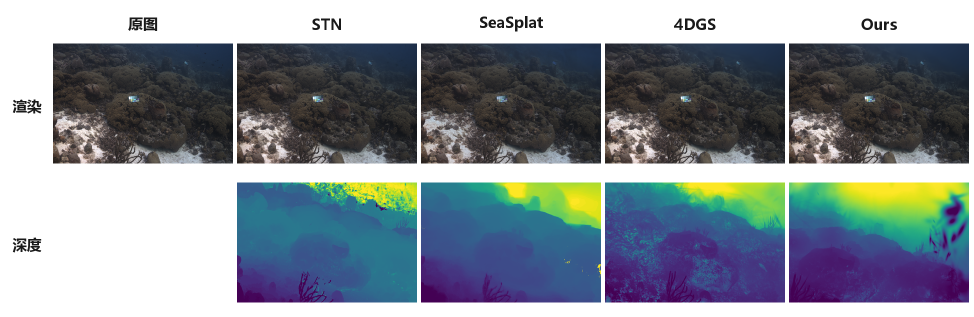
#> input picture figures/static_multimethod/curacao_static_models_depth.png, 1948 x 634 px (shown at 1/2 size)
$ python slice_static_multimethod_cells.py
#> lines starting #> are read from the running program, lines starting #| are printed output that depends on the picture
"""One-shot slicer: extract per-cell sub-images from the composed
static_multimethod PNGs so they can be referenced individually in the
chapter4.tex tabular layout (dewater-style).

Geometry matches compose_static_multimethod.py and
compose_static_japanese_dewater.py:
    PAD=10, LEFT_LABEL_W=96, HEADER_H=62, CELL=(360, 270), GAP=8.
"""

from pathlib import Path

from PIL import Image

ROOT = Path(__file__).resolve().parent / "static_multimethod"
OUT_ROOT = ROOT / "cells"
OUT_ROOT.mkdir(parents=True, exist_ok=True)

PAD = 10
LEFT_LABEL_W = 96
HEADER_H = 62
CELL_W, CELL_H = 360, 270
GAP = 8


def col_x(i: int) -> int:
    return PAD + LEFT_LABEL_W + i * (CELL_W + GAP)


Y_RENDER = PAD + HEADER_H
Y_DEPTH = Y_RENDER + CELL_H + GAP


SCENES_5COL = [
    ("curacao", "curacao_static_models_depth.png"),
    ("iui3_redsea", "iui3_redsea_static_models_depth.png"),
    ("japanese_gardens", "japanese_gardens_static_models_depth.png"),
    ("panama", "panama_static_models_depth.png"),
]
METHODS_5 = ["orig", "stn", "seasplat", "fdgs", "ours"]

DEWATER_SRC = "japanese_dewater_render_compare.png"
METHODS_4 = ["orig", "stn", "seasplat", "ours"]


def crop_cell(im: Image.Image, col: int, y: int) -> Image.Image:
    x = col_x(col)
    return im.crop((x, y, x + CELL_W, y + CELL_H))


def slice_5col(scene_key: str, src_name: str) -> None:
#> called with scene_key = 'curacao', src_name = 'curacao_static_models_depth.png'
    src = ROOT / src_name
    if not src.exists():
        raise FileNotFoundError(src)
    im = Image.open(src).convert("RGB")
#> im is the input picture: PIL image 1948x634 RGB; mean R, G, B 134.8, 143.3, 149.7
    out_dir = OUT_ROOT / scene_key
    out_dir.mkdir(parents=True, exist_ok=True)
    for i, m in enumerate(METHODS_5):
        crop_cell(im, i, Y_RENDER).save(out_dir / f"render_{m}.png")
        crop_cell(im, i, Y_DEPTH).save(out_dir / f"depth_{m}.png")
#> this loop made 5 passes
#> pass 1, in slice_5col, `crop_cell(im, i, Y_RENDER).save(out_dir / f"render_{m}.png")`:
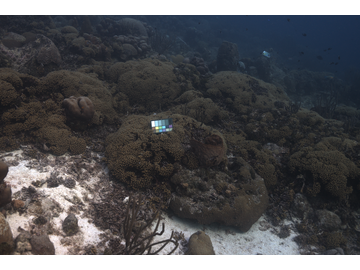
#> saved as render_orig.png: PIL image 360x270 RGB; mean R, G, B 83, 83, 85.8
#> pass 2, in slice_5col, `crop_cell(im, i, Y_DEPTH).save(out_dir / f"depth_{m}.png")`:
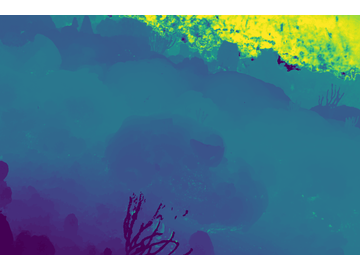
#> saved as depth_stn.png: PIL image 360x270 RGB; mean R, G, B 82, 124.2, 144.5
    print(f"[ok] {scene_key}: 10 cells -> {out_dir}")


def slice_dewater() -> None:
    src = ROOT / DEWATER_SRC
    if not src.exists():
        raise FileNotFoundError(src)
    im = Image.open(src).convert("RGB")
    out_dir = OUT_ROOT / "japanese_dewater"
    out_dir.mkdir(parents=True, exist_ok=True)
    for i, m in enumerate(METHODS_4):
        crop_cell(im, i, Y_RENDER).save(out_dir / f"render_{m}.png")
        crop_cell(im, i, Y_DEPTH).save(out_dir / f"dewater_{m}.png")
    print(f"[ok] japanese_dewater: 8 cells -> {out_dir}")


def main() -> None:
    for key, name in SCENES_5COL:
        slice_5col(key, name)
#> pass 2 of the loop in main, `for key, name in SCENES_5COL:`:
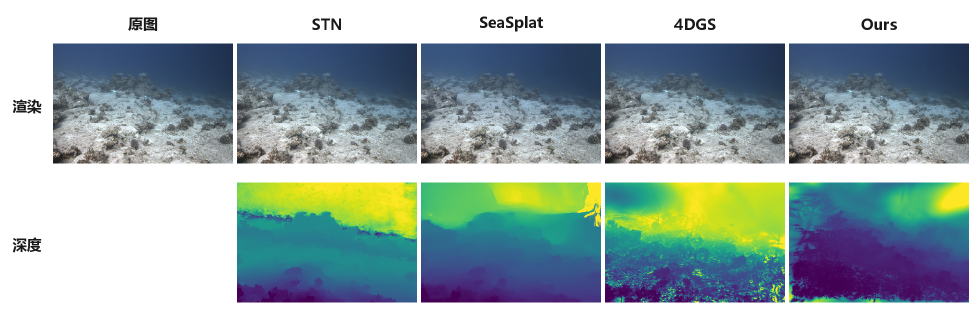
#> input picture figures/static_multimethod/iui3_redsea_static_models_depth.png, 1948 x 634 px (shown at 1/2 size)
#> in slice_5col, im is the input picture: PIL image 1948x634 RGB; mean R, G, B 153.9, 171.2, 171.1
#> the loop in slice_5col (call 2), `for i, m in enumerate(METHODS_5):` made 5 passes
#> pass 1, in slice_5col (call 2), `crop_cell(im, i, Y_RENDER).save(out_dir / f"render_{m}.png")`:
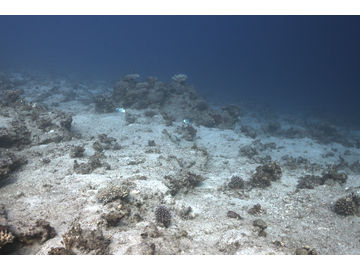
#> saved as render_orig.png: PIL image 360x270 RGB; mean R, G, B 122.1, 135.1, 148
#> pass 2, in slice_5col (call 2), `crop_cell(im, i, Y_DEPTH).save(out_dir / f"depth_{m}.png")`:
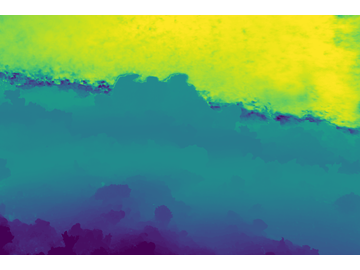
#> saved as depth_stn.png: PIL image 360x270 RGB; mean R, G, B 111.1, 158.8, 122.9
#> pass 3 of the loop in main, `for key, name in SCENES_5COL:`:
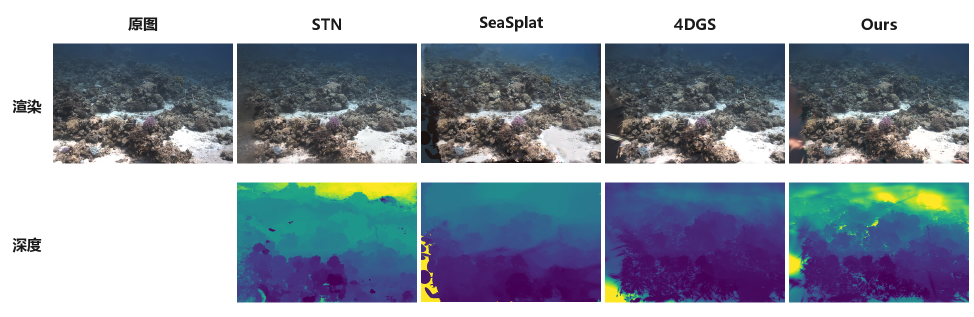
#> input picture figures/static_multimethod/japanese_gardens_static_models_depth.png, 1948 x 634 px (shown at 1/2 size)
#> in slice_5col, im is the input picture: PIL image 1948x634 RGB; mean R, G, B 143.5, 152, 164.7
#> the loop in slice_5col (call 3), `for i, m in enumerate(METHODS_5):` made 5 passes
#> pass 1, in slice_5col (call 3), `crop_cell(im, i, Y_RENDER).save(out_dir / f"render_{m}.png")`:
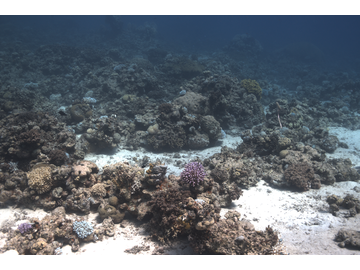
#> saved as render_orig.png: PIL image 360x270 RGB; mean R, G, B 110.3, 116.7, 123.6
#> pass 2, in slice_5col (call 3), `crop_cell(im, i, Y_DEPTH).save(out_dir / f"depth_{m}.png")`:
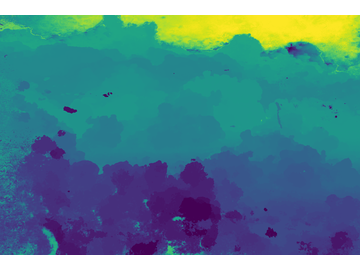
#> saved as depth_stn.png: PIL image 360x270 RGB; mean R, G, B 82.2, 130.6, 140.9
#> the loop made 4 passes; the first 3 are shown
    slice_dewater()
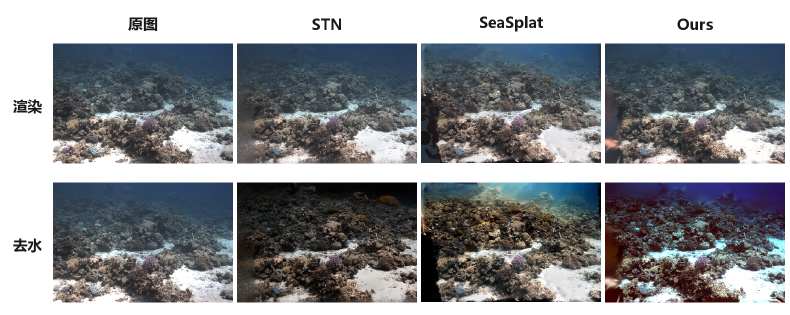
#> input picture figures/static_multimethod/japanese_dewater_render_compare.png, 1580 x 630 px (shown at 1/2 size)
#> in slice_dewater, im is the input picture: PIL image 1580x630 RGB; mean R, G, B 138.7, 140.8, 144.1
#> the loop in slice_dewater, `for i, m in enumerate(METHODS_4):` made 4 passes
#> pass 2, in slice_dewater, `crop_cell(im, i, Y_DEPTH).save(out_dir / f"dewater_{m}.png")`:
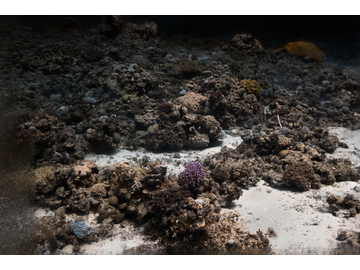
#> saved as dewater_stn.png: PIL image 360x270 RGB; mean R, G, B 87, 82.5, 78.9


if __name__ == "__main__":
    main()
